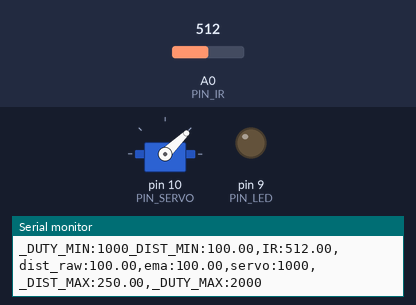
Simulated run of this sketch. Board: Arduino Uno, built with avr-gcc and run on an emulated ATmega328P. On the bench: servo, output pins drawn as LEDs (lit = HIGH), the last lines printed to the serial monitor. The inputs (shaded band) are chosen by the test bench; at power-on: A0 (PIN_IR) = 512.

Above: at 1.2 s.
1.3 s: A0 (PIN_IR) set to 477
At 2.1 s:
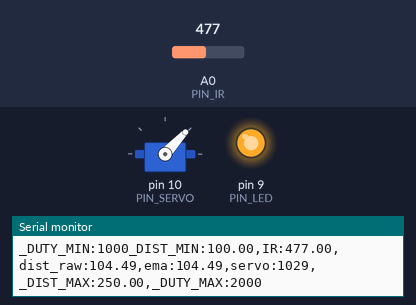
2.8 s: A0 (PIN_IR) set to 306
At 3.4 s:
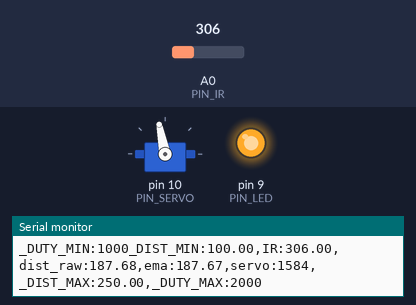
4.5 s: A0 (PIN_IR) set to 240
At 5.9 s:
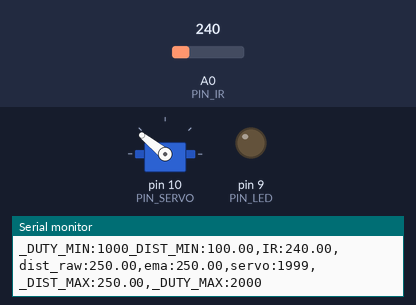
6.2 s: A0 (PIN_IR) set to 243
At 6.7 s:
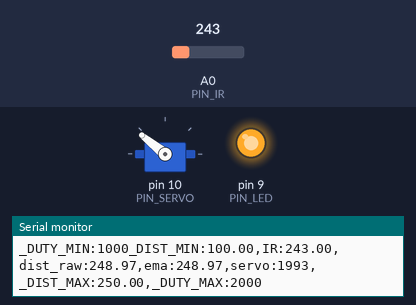
7.7 s: A0 (PIN_IR) set to 260
At 8.8 s:
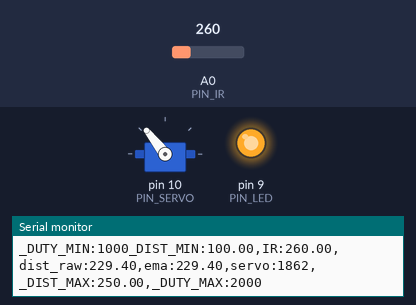
9.3 s: A0 (PIN_IR) set to 122
At 10.0 s:
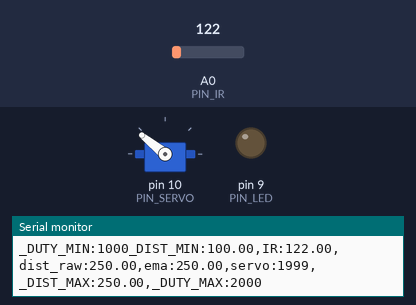
Timing chart, 0 to 11.9 s (numbered marks = the images above; inputs shaded):
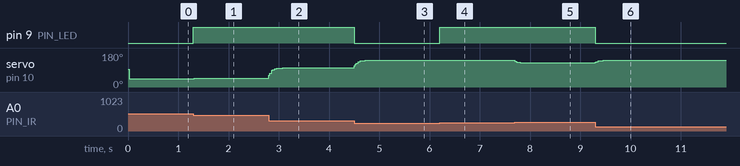

The sketch:

17_example_3.ino
```cpp
#include <Servo.h>

// Arduino pin assignment

#define PIN_IR    0         // IR sensor at Pin A0
#define PIN_LED   9
#define PIN_SERVO 10

#define _DUTY_MIN 1000  // servo full clock-wise position (0 degree)
#define _DUTY_NEU 1500  // servo neutral position (90 degree)
#define _DUTY_MAX 2000  // servo full counter-clockwise position (180 degree)

#define _DIST_MIN  100.0   // minimum distance 100mm
#define _DIST_MAX  250.0   // maximum distance 250mm

#define EMA_ALPHA  0.3      // for EMA Filter

#define LOOP_INTERVAL 20   // Loop Interval (unit: msec)

Servo myservo;
unsigned long last_loop_time;   // unit: msec

float dist_prev = _DIST_MIN;
float dist_ema = _DIST_MIN;

void setup()
{
  pinMode(PIN_LED, OUTPUT);

  myservo.attach(PIN_SERVO);
  myservo.writeMicroseconds(_DUTY_NEU);

  Serial.begin(1000000);    // 1,000,000 bps
}

void loop()
{
  unsigned long time_curr = millis();
  int duty;
  float a_value, dist_raw;

  // wait until next event time
  if (time_curr < (last_loop_time + LOOP_INTERVAL))
    return;
  last_loop_time += LOOP_INTERVAL;

  a_value = analogRead(PIN_IR);
  dist_raw = ((6762.0 / (a_value - 9.0)) - 4.0) * 10.0;


  // Turn on LED if within range
  if (dist_raw >= _DIST_MIN && dist_raw <= _DIST_MAX)
    digitalWrite(PIN_LED, HIGH);
  else
    digitalWrite(PIN_LED, LOW);

  // Range Filter (only accept values within _DIST_MIN ~ _DIST_MAX)
  if (dist_raw < _DIST_MIN) dist_raw = _DIST_MIN;
  else if (dist_raw > _DIST_MAX) dist_raw = _DIST_MAX;
  dist_ema = (EMA_ALPHA * dist_raw) + ((1.0 - EMA_ALPHA) * dist_prev);
  dist_prev = dist_ema;

  //duty = map(dist_ema, _DIST_MIN, _DIST_MAX, _DUTY_MIN, _DUTY_MAX);
  duty = _DUTY_MIN + (int)((dist_ema - _DIST_MIN) * (_DUTY_MAX - _DUTY_MIN) / (_DIST_MAX - _DIST_MIN));
  // Put map() equivalent code here

  myservo.writeMicroseconds(duty);

  Serial.print("_DUTY_MIN:");  Serial.print(_DUTY_MIN);
  Serial.print("_DIST_MIN:");  Serial.print(_DIST_MIN);
  Serial.print(",IR:");        Serial.print(a_value);
  Serial.print(",dist_raw:");  Serial.print(dist_raw);
  Serial.print(",ema:");       Serial.print(dist_ema);
  Serial.print(",servo:");     Serial.print(duty);
  Serial.print(",_DIST_MAX:"); Serial.print(_DIST_MAX);
  Serial.print(",_DUTY_MAX:"); Serial.print(_DUTY_MAX);
  Serial.println("");
}
```

Measured:
- the behaviour switches between 493 and 492 on A0 (PIN_IR) (found by bisection; images 0 and 1)
- the behaviour switches between 242 and 243 on A0 (PIN_IR) (found by bisection; images 3 and 4)
- after the input at 1.3 s, pin 9 (PIN_LED): LOW → HIGH at once; servo on pin 10 (PIN_SERVO): 44° → 47° at once
- after the input at 2.8 s, servo on pin 10 (PIN_SERVO): 47° → 100° at once, → 101° 0.28 s later
- after the input at 4.5 s, pin 9 (PIN_LED): HIGH → LOW at once; servo on pin 10 (PIN_SERVO): 101° → 140° at once, → 141° 0.22 s later
- after the input at 6.2 s, pin 9 (PIN_LED): LOW → HIGH at once
- after the input at 7.7 s, servo on pin 10 (PIN_SERVO): 141° → 128° at once
- after the input at 9.3 s, pin 9 (PIN_LED): HIGH → LOW at once; servo on pin 10 (PIN_SERVO): 128° → 140° at once, → 141° 0.16 s later
